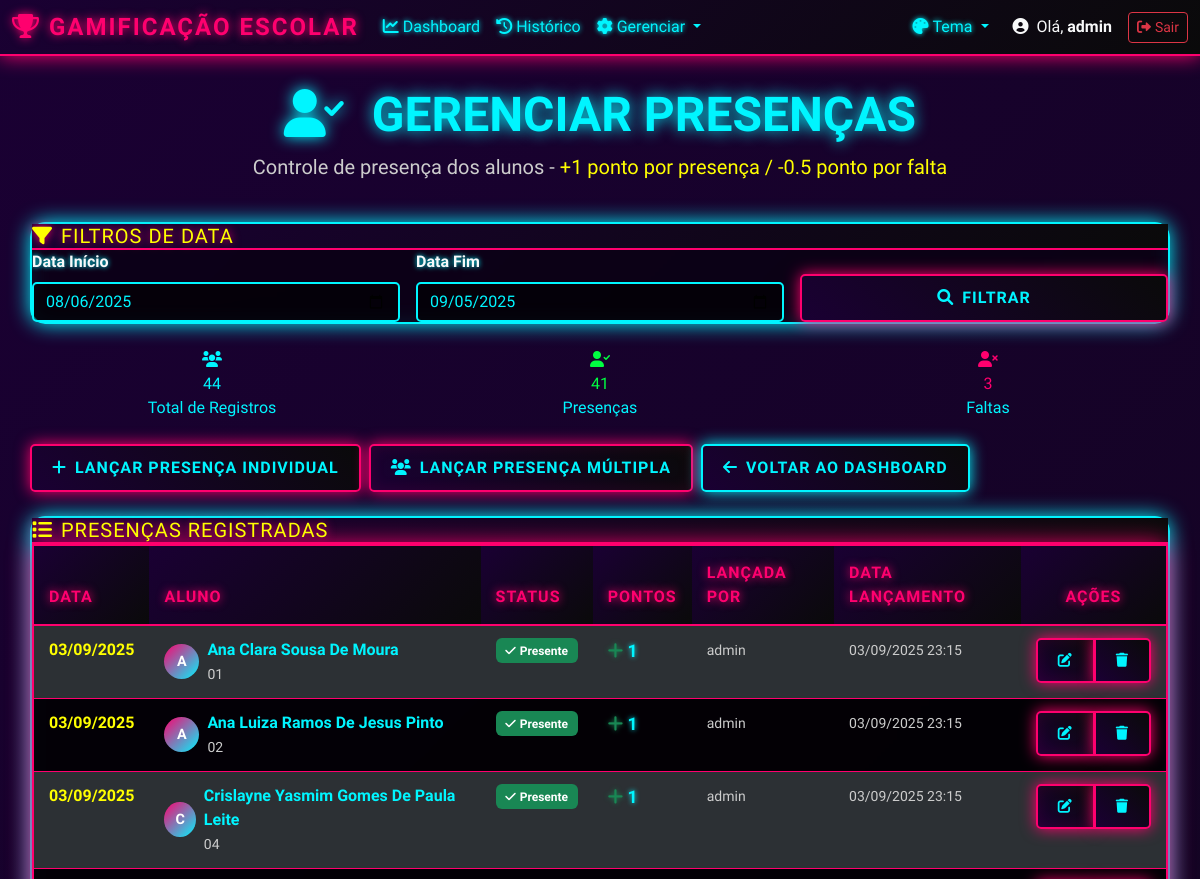
Page /presencas/ (signed in, upper part) on the earlier database version.
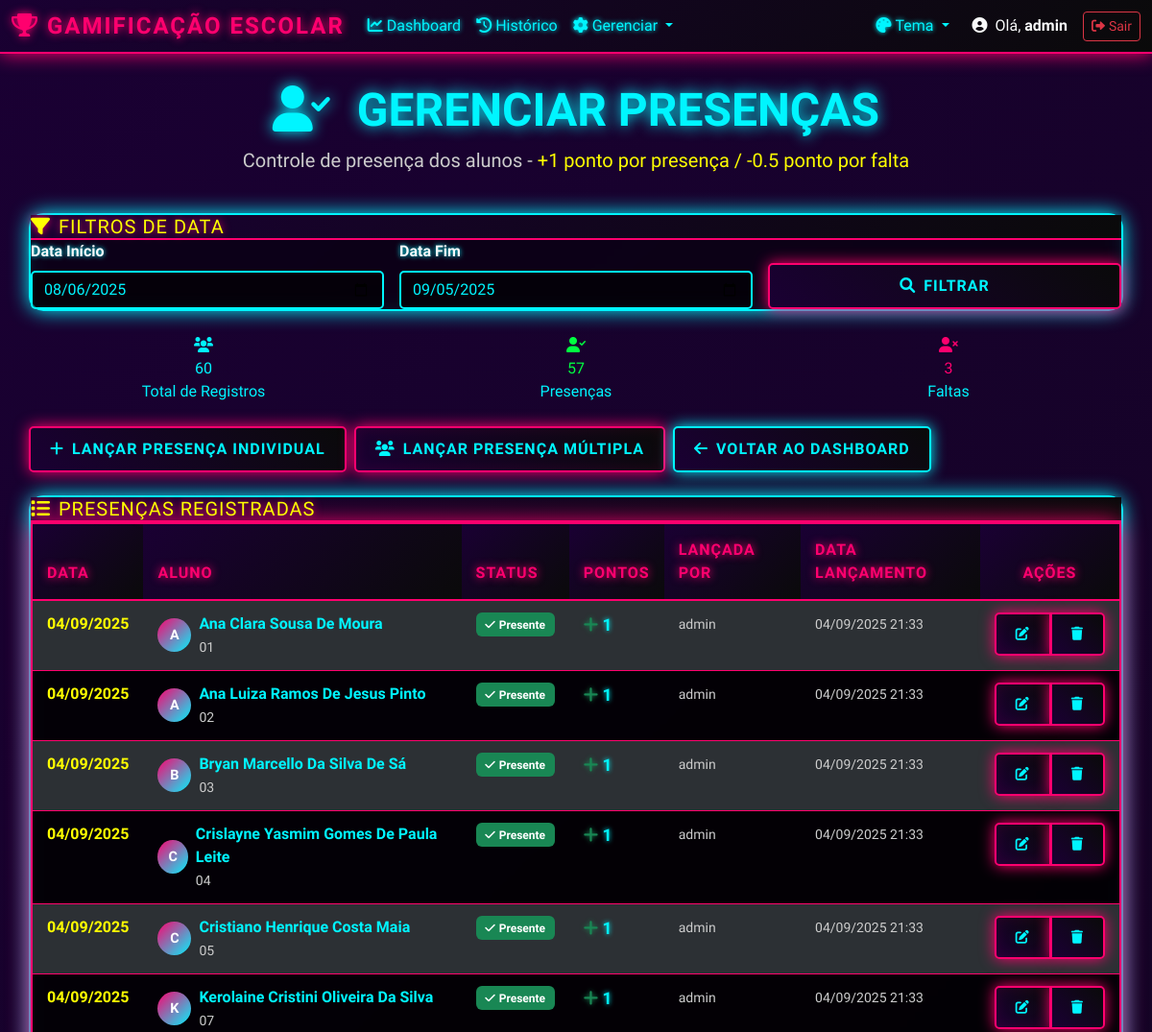
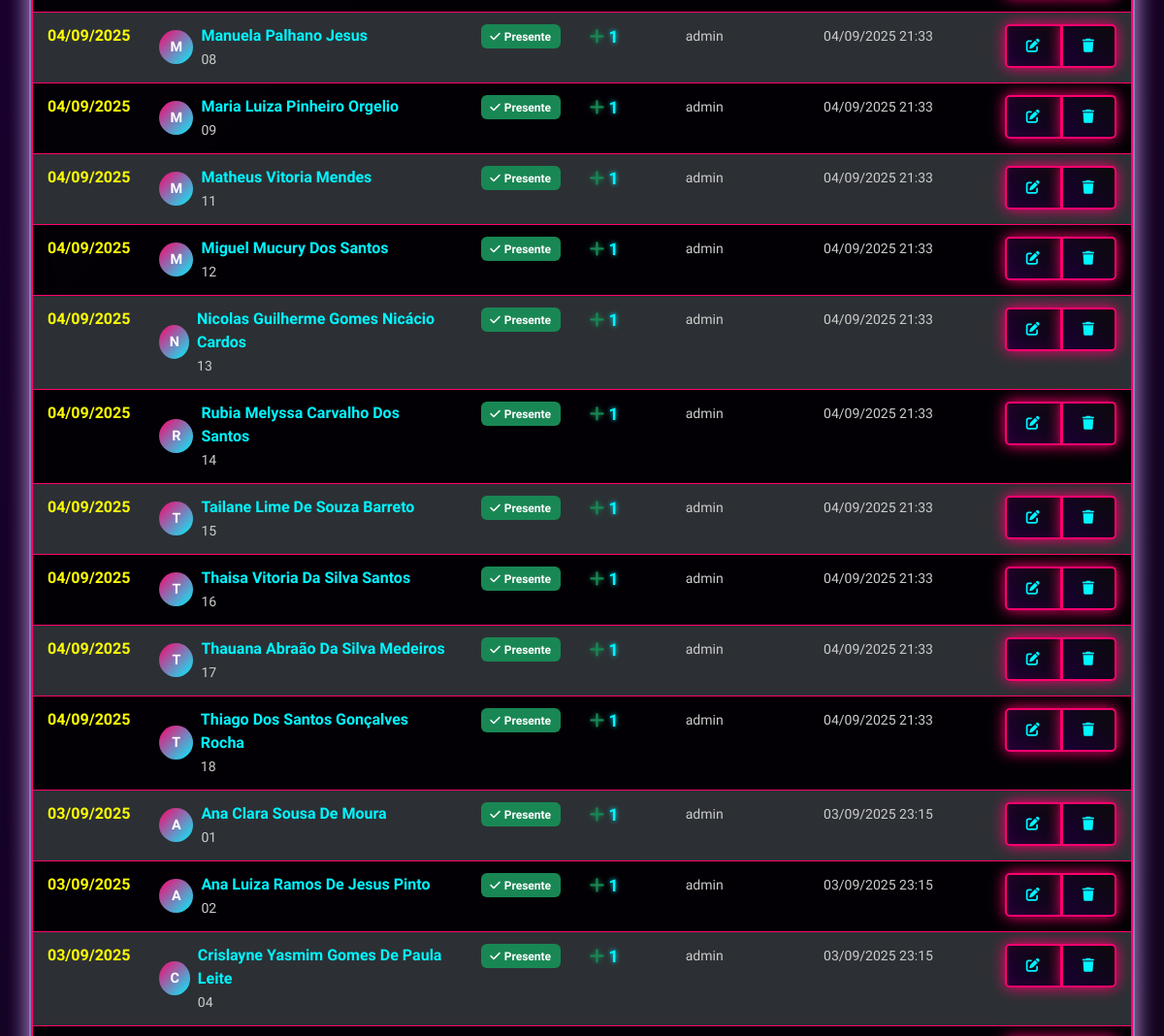
Same page on the later database version (2 pictures, top to bottom).
### gamificacao/models.py (models this page shows, shortened)
class Presenca(models.Model):
    aluno = models.ForeignKey(Aluno, on_delete=models.CASCADE, verbose_name='Aluno')
    data_presenca = models.DateField(verbose_name='Data da Presença')
    presente = models.BooleanField(default=True, verbose_name='Presente')
    observacoes = models.TextField(blank=True, null=True, verbose_name='Observações')
    data_lancamento = models.DateTimeField(auto_now_add=True, verbose_name='Data de Lançamento')
    data_atualizacao = models.DateTimeField(auto_now=True, verbose_name='Data de Atualização')
    lancada_por = models.ForeignKey(
        User,
        on_delete=models.SET_NULL,
        null=True,
        blank=True,
        verbose_name='Lançada por'
    )
    class Meta:
        verbose_name = 'Presença'
        verbose_name_plural = 'Presenças'
        unique_together = ('aluno', 'data_presenca')  # Um aluno não pode ter duas presenças para o mesmo dia
        ordering = ['-data_presenca', 'aluno__nome']

class Aluno(models.Model):
    nome = models.CharField(max_length=200, verbose_name='Nome')
    email = models.EmailField(blank=True, null=True, verbose_name='E-mail')
    matricula = models.CharField(max_length=20, unique=True, verbose_name='Matrícula')
    data_criacao = models.DateTimeField(auto_now_add=True, verbose_name='Data de Criação')
    ativo = models.BooleanField(default=True, verbose_name='Ativo')
    class Meta:
        verbose_name = 'Aluno'
        verbose_name_plural = 'Alunos'
        ordering = ['nome']

### gamificacao/views.py (the view)
# urls.py: path('presencas/', views.gerenciar_presencas, name='gerenciar_presencas'),
@login_required
def gerenciar_presencas(request):
    from datetime import date, timedelta
    data_inicio = request.GET.get('data_inicio')
    data_fim = request.GET.get('data_fim')
    if not data_inicio:
        data_inicio = (date.today() - timedelta(days=30)).strftime('%Y-%m-%d')
    if not data_fim:
        data_fim = date.today().strftime('%Y-%m-%d')
    try:
        data_inicio_obj = date.fromisoformat(data_inicio)
        data_fim_obj = date.fromisoformat(data_fim)
    except ValueError:
        data_inicio_obj = date.today() - timedelta(days=30)
        data_fim_obj = date.today()
        data_inicio = data_inicio_obj.strftime('%Y-%m-%d')
        data_fim = data_fim_obj.strftime('%Y-%m-%d')
    presencas = Presenca.objects.filter(
        data_presenca__range=[data_inicio_obj, data_fim_obj]
    ).select_related('aluno', 'lancada_por').order_by('-data_presenca', 'aluno__nome')
    total_presencas = presencas.count()
    total_presentes = presencas.filter(presente=True).count()
    total_faltas = presencas.filter(presente=False).count()
    context = {
        'presencas': presencas,
        'data_inicio': data_inicio,
        'data_fim': data_fim,
        'total_presencas': total_presencas,
        'total_presentes': total_presentes,
        'total_faltas': total_faltas,
    }
    return render(request, 'gamificacao/gerenciar_presencas.html', context)

### templates/gamificacao/gerenciar_presencas.html (shortened to what this page needs)
{% extends 'base.html' %}
{% block content %}
<div class="container main-container">
    <div class="row mb-4">
        <div class="col-12">
            <div class="text-center">
                <h1 class="display-5 fw-bold" style="color: var(--cor-secondary); text-shadow: 0 0 15px var(--cor-secondary);">
                    <i class="fas fa-user-check me-3"></i>
                    GERENCIAR PRESENÇAS
                </h1>
                <p class="lead text-muted">
                    Controle de presença dos alunos - <span style="color: var(--cor-accent);">+1 ponto por presença / -0.5 ponto por falta</span>
                </p>
            </div>
        </div>
    </div>
    <div class="row mb-4">
        <div class="col-12">
            <div class="cyber-card">
                <div class="card-header">
                    <h5 class="mb-0" style="color: var(--cor-accent);">
                        <i class="fas fa-filter me-2"></i>Filtros de Data
                    </h5>
                </div>
                <div class="card-body">
                    <form method="get" class="row g-3 align-items-end">
                        <div class="col-md-4">
                            <label for="data_inicio" class="form-label text-light">Data Início</label>
                            <input type="date" class="form-control" id="data_inicio" name="data_inicio" value="{{ data_inicio }}">
                        </div>
                        <div class="col-md-4">
                            <label for="data_fim" class="form-label text-light">Data Fim</label>
                            <input type="date" class="form-control" id="data_fim" name="data_fim" value="{{ data_fim }}">
                        </div>
                        <div class="col-md-4">
                            <button type="submit" class="btn btn-cyber btn-cyber-primary w-100">
                                <i class="fas fa-search me-2"></i>Filtrar
                            </button>
                        </div>
                    </form>
                </div>
            </div>
        </div>
    </div>
    <div class="row mb-4">
        <div class="col-md-4">
            <div class="cyber-stats-card text-center">
                <div class="stats-icon">
                    <i class="fas fa-users"></i>
                </div>
                <div class="stats-number">{{ total_presencas }}</div>
                <div class="stats-label">Total de Registros</div>
            </div>
        </div>
        <div class="col-md-4">
            <div class="cyber-stats-card text-center">
                <div class="stats-icon" style="color: var(--cor-success);">
                    <i class="fas fa-user-check"></i>
                </div>
                <div class="stats-number" style="color: var(--cor-success);">{{ total_presentes }}</div>
                <div class="stats-label">Presenças</div>
            </div>
        </div>
        <div class="col-md-4">
            <div class="cyber-stats-card text-center">
                <div class="stats-icon" style="color: var(--cor-danger);">
                    <i class="fas fa-user-times"></i>
                </div>
                <div class="stats-number" style="color: var(--cor-danger);">{{ total_faltas }}</div>
                <div class="stats-label">Faltas</div>
            </div>
        </div>
    </div>
    <div class="row mb-4">
        <div class="col-12 d-flex flex-wrap gap-2">
            <a href="{% url 'lancar_presenca' %}" class="btn btn-cyber btn-cyber-primary">
                <i class="fas fa-plus me-2"></i>Lançar Presença Individual
            </a>
            <a href="{% url 'lancar_presenca_multipla' %}" class="btn btn-cyber btn-cyber-accent">
                <i class="fas fa-users me-2"></i>Lançar Presença Múltipla
            </a>
            <a href="{% url 'dashboard' %}" class="btn btn-cyber btn-cyber-secondary">
                <i class="fas fa-arrow-left me-2"></i>Voltar ao Dashboard
            </a>
        </div>
    </div>
    <div class="row">
        <div class="col-12">
            {% if presencas %}
            <div class="cyber-card">
                <div class="card-header">
                    <h5 class="mb-0" style="color: var(--cor-accent);">
                        <i class="fas fa-list me-2"></i>Presenças Registradas
                    </h5>
                </div>
                <div class="card-body p-0">
                    <div class="table-responsive">
                        <table class="table table-dark table-striped cyber-table mb-0">
                            <thead>
                                <tr>
                                    <th>Data</th>
                                    <th>Aluno</th>
                                    <th>Status</th>
                                    <th>Pontos</th>
                                    <th>Lançada por</th>
                                    <th>Data Lançamento</th>
                                    <th class="text-center">Ações</th>
                                </tr>
                            </thead>
                            <tbody>
                                {% for presenca in presencas %}
                                <tr>
                                    <td>
                                        <span style="color: var(--cor-accent); font-weight: bold;">
                                            {{ presenca.data_presenca|date:"d/m/Y" }}
                                        </span>
                                    </td>
                                    <td>
                                        <div class="d-flex align-items-center">
                                            <div class="student-avatar me-2">
                                                {{ presenca.aluno.nome|first|upper }}
                                            </div>
                                            <div>
                                                <div class="fw-bold">{{ presenca.aluno.nome }}</div>
                                                <small class="text-muted">{{ presenca.aluno.matricula }}</small>
                                            </div>
                                        </div>
                                    </td>
                                    <td>
                                        {% if presenca.presente %}
                                        <span class="badge bg-success">
                                            <i class="fas fa-check me-1"></i>Presente
                                        </span>
                                        {% else %}
                                        <span class="badge bg-danger">
                                            <i class="fas fa-times me-1"></i>Faltou
                                        </span>
                                        {% endif %}
                                    </td>
                                    <td>
                                        <span class="points-display">
                                            {% if presenca.presente %}
                                            <i class="fas fa-plus text-success"></i> 1
                                            {% else %}
                                            <i class="fas fa-minus text-danger"></i> 0.5
                                            {% endif %}
                                        </span>
                                    </td>
                                    <td>
                                        {% if presenca.lancada_por %}
                                        <small class="text-muted">{{ presenca.lancada_por.username }}</small>
                                        {% else %}
                                        <small class="text-muted">Sistema</small>
                                        {% endif %}
                                    </td>
                                    <td>
                                        <small class="text-muted">
                                            {{ presenca.data_lancamento|date:"d/m/Y H:i" }}
                                        </small>
                                    </td>
                                    <td class="text-center">
                                        <div class="btn-group" role="group">
                                            <a href="{% url 'editar_presenca' presenca.pk %}"
                                               class="btn btn-cyber btn-cyber-warning btn-sm"
                                               title="Editar Presença">
                                                <i class="fas fa-edit"></i>
                                            </a>
                                            <a href="{% url 'deletar_presenca' presenca.pk %}"
                                               class="btn btn-cyber btn-cyber-danger btn-sm"
                                               title="Excluir Presença">
                                                <i class="fas fa-trash"></i>
                                            </a>
                                        </div>
                                    </td>
                                </tr>
                                {% endfor %}
                            </tbody>
                        </table>
                    </div>
                </div>
            </div>
            {% endif %}
        </div>
    </div>
</div>
{% endblock %}

### templates/base.html (shortened to what this page needs)
<!DOCTYPE html>
<html lang="pt-br">
<head>
    <link href="https://cdn.jsdelivr.net/npm/bootstrap@5.3.0/dist/css/bootstrap.min.css" rel="stylesheet">
    <link rel="stylesheet" href="https://cdnjs.cloudflare.com/ajax/libs/font-awesome/6.0.0/css/all.min.css">
    {% load static %}
    <link rel="stylesheet" href="{% static 'css/style.css' %}">
</head>
<body>
    {% if user.is_authenticated %}
    <nav class="navbar navbar-expand-lg navbar-dark cyber-nav">
        <div class="container-fluid">
            <a class="navbar-brand fw-bold" href="{% url 'dashboard' %}">
                <i class="fas fa-trophy me-2"></i>GAMIFICAÇÃO ESCOLAR
            </a>
            <div class="collapse navbar-collapse" id="navbarNav">
                <ul class="navbar-nav me-auto">
                    <li class="nav-item">
                        <a class="nav-link {% if request.resolver_match.url_name == 'dashboard' %}active{% endif %}"
                           href="{% url 'dashboard' %}">
                            <i class="fas fa-chart-line me-1"></i>Dashboard
                        </a>
                    </li>
                    <li class="nav-item">
                        <a class="nav-link {% if request.resolver_match.url_name == 'historico_notas' %}active{% endif %}"
                           href="{% url 'historico_notas' %}">
                            <i class="fas fa-history me-1"></i>Histórico
                        </a>
                    </li>
                    <li class="nav-item dropdown">
                        <a class="nav-link dropdown-toggle" href="#" role="button" data-bs-toggle="dropdown">
                            <i class="fas fa-cog me-1"></i>Gerenciar
                        </a>
                    </li>
                </ul>
                <div class="navbar-nav me-3">
                    <div class="nav-item dropdown">
                        <a class="nav-link dropdown-toggle" href="#" id="themeDropdown" role="button"
                           data-bs-toggle="dropdown">
                            <i class="fas fa-palette me-1"></i>Tema
                        </a>
                    </div>
                </div>
                <div class="d-flex align-items-center">
                    <span class="text-light me-3">
                        <i class="fas fa-user-circle me-1"></i>
                        Olá, <strong>{{ user.first_name|default:user.username }}</strong>
                    </span>
                    <a href="{% url 'logout' %}" class="btn btn-outline-danger btn-sm">
                        <i class="fas fa-sign-out-alt me-1"></i>Sair
                    </a>
                </div>
            </div>
        </div>
    </nav>
    {% endif %}
    <main>
        {% block content %}
        {% endblock %}
    </main>
    {% load static %}
</body>
</html>

Differences in the rows shown:
added Presenca: data_presenca "04/09/2025", aluno.nome|first "A", aluno.nome "Ana Clara Sousa De Moura", aluno.matricula "01", presente True (drawn), lancada_por.username "admin", data_lancamento "04/09/2025 21:33"
added Presenca: data_presenca "04/09/2025", aluno.nome|first "A", aluno.nome "Ana Luiza Ramos De Jesus Pinto", aluno.matricula "02", presente True (drawn), lancada_por.username "admin", data_lancamento "04/09/2025 21:33"
added Presenca: data_presenca "04/09/2025", aluno.nome|first "B", aluno.nome "Bryan Marcello Da Silva De Sá", aluno.matricula "03", presente True (drawn), lancada_por.username "admin", data_lancamento "04/09/2025 21:33"
added Presenca: data_presenca "04/09/2025", aluno.nome|first "C", aluno.nome "Crislayne Yasmim Gomes De Paula Leite", aluno.matricula "04", presente True (drawn), lancada_por.username "admin", data_lancamento "04/09/2025 21:33"
added Presenca: data_presenca "04/09/2025", aluno.nome|first "C", aluno.nome "Cristiano Henrique Costa Maia", aluno.matricula "05", presente True (drawn), lancada_por.username "admin", data_lancamento "04/09/2025 21:33"
added Presenca: data_presenca "04/09/2025", aluno.nome|first "K", aluno.nome "Kerolaine Cristini Oliveira Da Silva", aluno.matricula "07", presente True (drawn), lancada_por.username "admin", data_lancamento "04/09/2025 21:33"
added Presenca: data_presenca "04/09/2025", aluno.nome|first "M", aluno.nome "Manuela Palhano Jesus", aluno.matricula "08", presente True (drawn), lancada_por.username "admin", data_lancamento "04/09/2025 21:33"
added Presenca: data_presenca "04/09/2025", aluno.nome|first "M", aluno.nome "Maria Luiza Pinheiro Orgelio", aluno.matricula "09", presente True (drawn), lancada_por.username "admin", data_lancamento "04/09/2025 21:33"
added Presenca: data_presenca "04/09/2025", aluno.nome|first "M", aluno.nome "Matheus Vitoria Mendes", aluno.matricula "11", presente True (drawn), lancada_por.username "admin", data_lancamento "04/09/2025 21:33"
added Presenca: data_presenca "04/09/2025", aluno.nome|first "M", aluno.nome "Miguel Mucury Dos Santos", aluno.matricula "12", presente True (drawn), lancada_por.username "admin", data_lancamento "04/09/2025 21:33"
added Presenca: data_presenca "04/09/2025", aluno.nome|first "N", aluno.nome "Nicolas Guilherme Gomes Nicácio Cardos", aluno.matricula "13", presente True (drawn), lancada_por.username "admin", data_lancamento "04/09/2025 21:33"
added Presenca: data_presenca "04/09/2025", aluno.nome|first "R", aluno.nome "Rubia Melyssa Carvalho Dos Santos", aluno.matricula "14", presente True (drawn), lancada_por.username "admin", data_lancamento "04/09/2025 21:33"
added Presenca: data_presenca "04/09/2025", aluno.nome|first "T", aluno.nome "Tailane Lime De Souza Barreto", aluno.matricula "15", presente True (drawn), lancada_por.username "admin", data_lancamento "04/09/2025 21:33"
added Presenca: data_presenca "04/09/2025", aluno.nome|first "T", aluno.nome "Thaisa Vitoria Da Silva Santos", aluno.matricula "16", presente True (drawn), lancada_por.username "admin", data_lancamento "04/09/2025 21:33"
added Presenca: data_presenca "04/09/2025", aluno.nome|first "T", aluno.nome "Thauana Abraão Da Silva Medeiros", aluno.matricula "17", presente True (drawn), lancada_por.username "admin", data_lancamento "04/09/2025 21:33"
added Presenca: data_presenca "04/09/2025", aluno.nome|first "T", aluno.nome "Thiago Dos Santos Gonçalves Rocha", aluno.matricula "18", presente True (drawn), lancada_por.username "admin", data_lancamento "04/09/2025 21:33"
Other differences:
{{ total_presencas }}: "44" → "60"
{{ total_presentes }}: "41" → "57"
